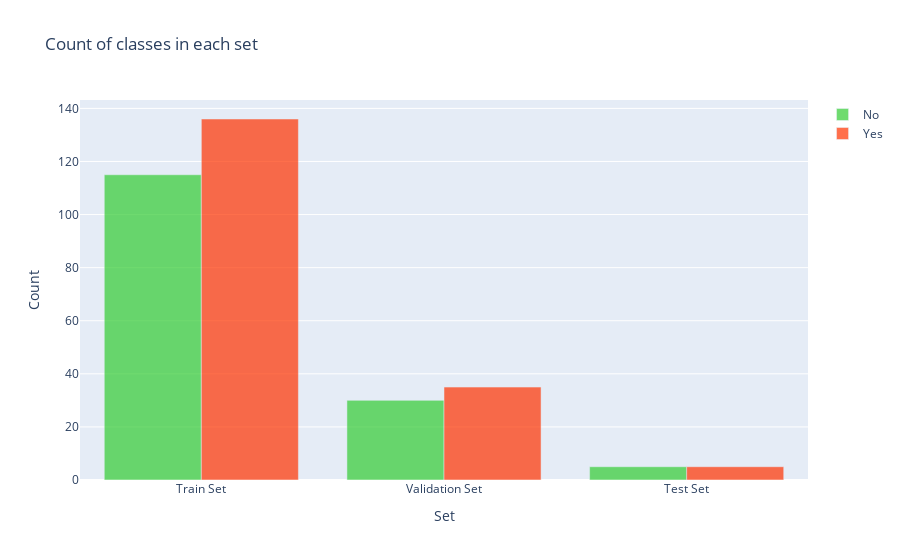

The notebook cell saved with this chart:
### Code cell
from matplotlib import pyplot
from tensorflow.keras.datasets import cifar10
import matplotlib.pyplot as plt
import numpy as np
from sklearn.model_selection import train_test_split


import tensorflow as tf
from tensorflow.keras.layers import Conv2D, Input, ZeroPadding2D, BatchNormalization, Activation, MaxPooling2D, Flatten, Dense
from tensorflow.keras.models import Model, load_model
from tensorflow.keras.callbacks import TensorBoard, ModelCheckpoint
from sklearn.model_selection import train_test_split
from sklearn.metrics import f1_score
from sklearn.utils import shuffle
import cv2
import imutils
import numpy as np
import matplotlib.pyplot as plt
import time
from os import listdir

%matplotlib inline


y = dict()
y[0] = []
y[1] = []
for set_name in (y_train, y_val, y_test):
    y[0].append(np.sum(set_name == 0))
    y[1].append(np.sum(set_name == 1))

trace0 = go.Bar(
    x=['Train Set', 'Validation Set', 'Test Set'],
    y=y[0],
    name='No',
    marker=dict(color='#33cc33'),
    opacity=0.7
)
trace1 = go.Bar(
    x=['Train Set', 'Validation Set', 'Test Set'],
    y=y[1],
    name='Yes',
    marker=dict(color='#ff3300'),
    opacity=0.7
)
data = [trace0, trace1]
layout = go.Layout(
    title='Count of classes in each set',
    xaxis={'title': 'Set'},
    yaxis={'title': 'Count'}
)
fig = go.Figure(data, layout)
iplot(fig)

### Figure 1 — Plotly figure (JSON) as saved in the notebook; plotly's stock layout.template omitted (floating-point values rounded to 4 significant figures)
{"data": [{"opacity": 0.7, "name": "No", "y": [115, 30, 5], "marker": {"color": "#33cc33"}, "x": ["Train Set", "Validation Set", "Test Set"], "type": "bar"}, {"opacity": 0.7, "name": "Yes", "y": [136, 35, 5], "marker": {"color": "#ff3300"}, "x": ["Train Set", "Validation Set", "Test Set"], "type": "bar"}], "layout": {"yaxis": {"title": {"text": "Count"}}, "xaxis": {"title": {"text": "Set"}}, "title": {"text": "Count of classes in each set"}}}
